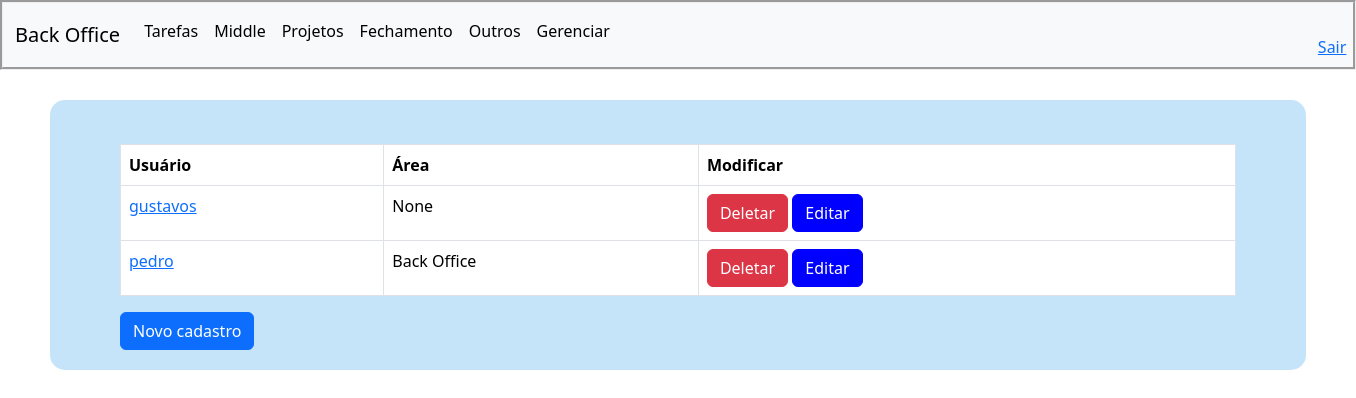
The page /gerenciar on the database as committed earlier.
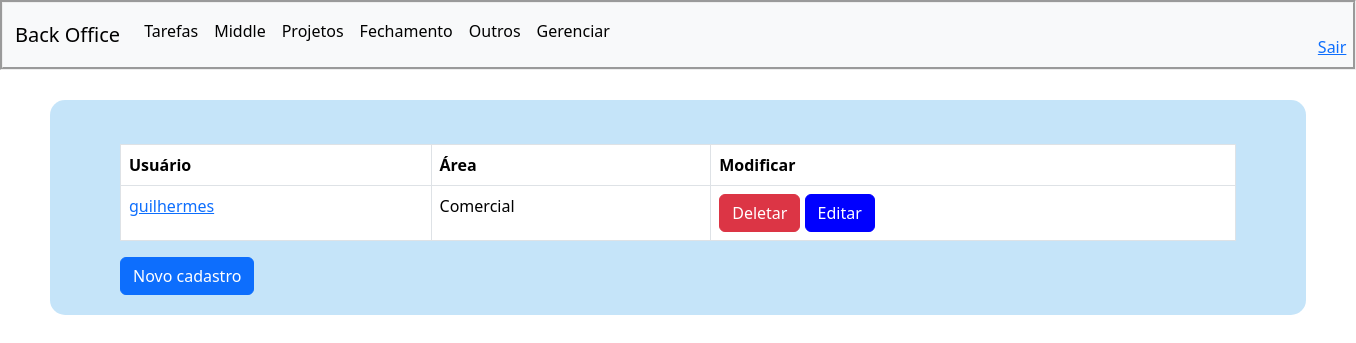
The same page on the database as committed later.
### main.py (models this page shows)
    class User(db.Model, UserMixin):
        __tablename__ = 'User'
        id = db.Column(db.Integer, primary_key=True)
        username = db.Column(db.String(20), nullable=False, unique=True)
        email = db.Column(db.String(80), nullable=False)
        password = db.Column(db.String(80), nullable=False)
        status = db.Column(db.String(80), nullable=False)
        area = db.Column(db.String(80), nullable=False)

### main.py (the view)
    @app.route('/gerenciar')
    def gerenciar():
        users = User.query.all()
        return render_template('gerenciar.html', users=users)

### templates/gerenciar.html (shortened to what this page needs)
<!DOCTYPE html>
<html lang="en">
<head>
    <link href="https://cdn.jsdelivr.net/npm/bootstrap@5.3.3/dist/css/bootstrap.min.css" rel="stylesheet">
    <link rel="stylesheet" href="static/style.css">
    <nav style="border-style: groove;" class="navbar navbar-expand-lg bg-body-tertiary">
      <div  class="container-fluid">
        <a class="navbar-brand">Back Office</a>
        <div class="collapse navbar-collapse" id="navbarNav">
          <ul class="navbar-nav">
            <li class="nav-item">
              <a class="nav-link active" aria-current="page" href="{{url_for('home')}}">Tarefas</a>
            </li>
            <li class="nav-item">
              <a class="nav-link active" aria-current="page" href="{{url_for('middle')}}">Middle</a>
            </li>
            <li class="nav-item">
              <a class="nav-link active" aria-current="page" href="{{url_for('projetos')}}">Projetos</a>
            </li>
            <li class="nav-item">
              <a class="nav-link active" aria-current="page" href="{{url_for('fechamento')}}">Fechamento</a>
            </li>
            <li class="nav-item">
              <a class="nav-link active" aria-current="page" href="{{url_for('outros')}}">Outros</a>
            </li>
            <li class="nav-item">
              <a class="nav-link active" aria-current="page" href="{{url_for('gerenciar')}}">Gerenciar</a>
            </li>
            <div style="margin-left: 700px;">
              <a>{{current_user.username}}</a><br>
              <a href="{{url_for('logout')}}">Sair</a>
            </div>
          </ul>
        </div>
      </div>
    </nav>
  </head>
<body>
<div class="tarefas-style">
<div>
<div class="container mt-4">
      <table class="table table-bordered">
        <thead>
          <tr>
            <th>Usuário</th>
            <th>Área</th>
            <th>Modificar</th>
          </tr>
        </thead>
        <tbody>
          {% for user in users %}
          <tr>
            <td>
              <a href="#" data-bs-toggle="modal" data-bs-target="#dynamicModal">
                {{ user.username }}
              </a>
            </td>
            <td>{{ user.area }}</td>
            <td>
              <form action="/delete-user/{{ user.id }}" method="POST" style="display:inline;">
                <button type="submit" class="btn btn-danger">Deletar</button>
              </form>
              <form action="/edit_user/{{ user.id }}" method="POST" style="display:inline;">
                <button style="background-color: blue; border-color: blue;" type="submit" class="btn btn-danger">Editar</button>
              </form>
            </td>
          </tr>
              {% else %}
              <tr>
                <td>{{ user.username }}</td>
              </tr>
              {% endfor %}
          </tbody>
      </table>
      <button type="button" class="btn btn-primary" data-bs-toggle="modal" data-bs-target="#exampleModal">Novo cadastro</button>
    </div>
</body>
</html>

### static/style.css (style rules this page uses)
.tarefas-style { background-color:rgba(40, 155, 231, 0.267); padding: 20px; margin-left: 50px; margin-right: 50px; margin-top: 30px; padding-bottom: 20px; border-radius: 15px; }

Rows that differ between the two databases and show on the page:
removed User: username "gustavos", area "None"
removed User: username "pedro", area "Back Office"
added User: username "guilhermes", area "Comercial"
